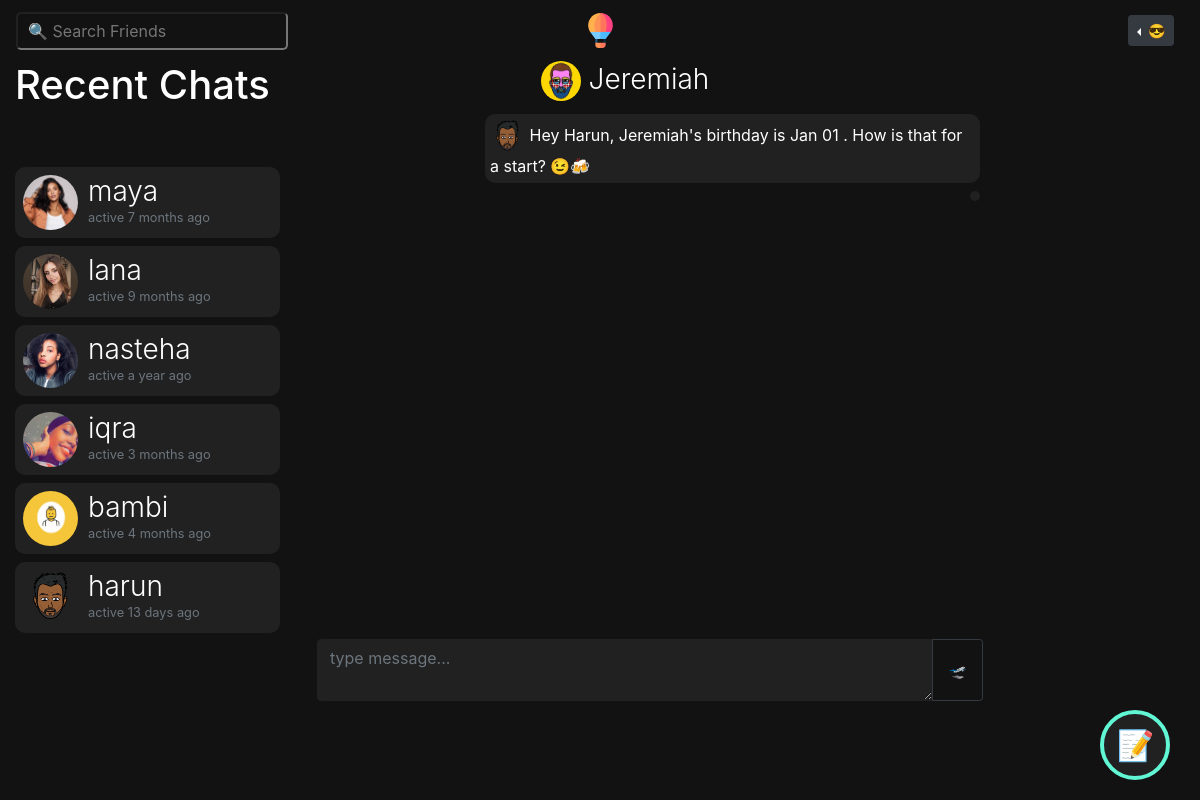
Before: /m/jeremiah (signed in) with the older database file.
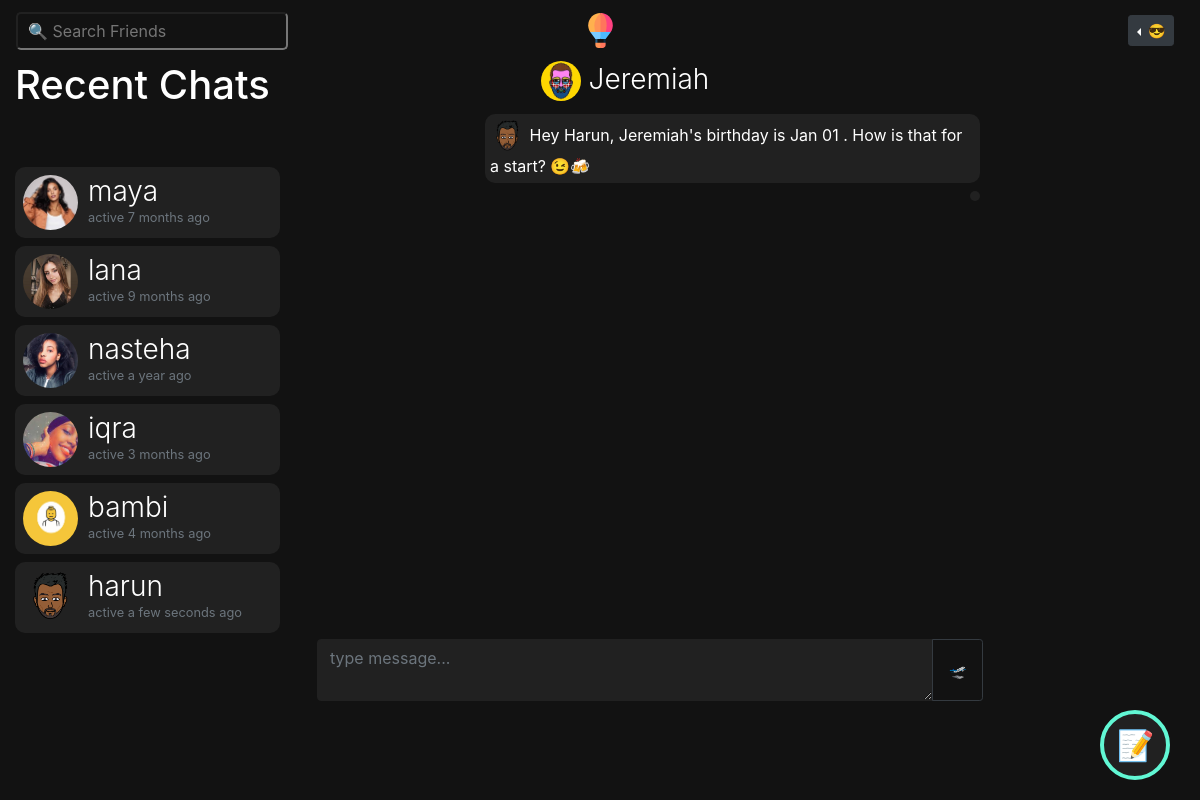
After: the same page with the newer database file.
### bambiv3/models.py (models this page shows, shortened)
class User(db.Model, UserMixin):
	id = db.Column(db.Integer, primary_key=True)
	username = db.Column(db.String(20), unique=True, nullable=False)
	email = db.Column(db.String(120), unique=True, nullable=False)
	image_file = db.Column(db.String(20), nullable=False, default='default.jpg')
	password = db.Column(db.String(60), nullable=False)
	last_seen = db.Column(db.DateTime, default=datetime.utcnow)
	date_joined = db.Column(db.DateTime, nullable=False, default=datetime.utcnow)
	department = db.Column(db.String(20), nullable=False)
	student_number = db.Column(db.Integer(), unique=True, nullable=False)
	age = db.Column(db.DateTime, nullable=False)
	gender = db.Column(db.String(20), nullable=False)
	country = db.Column(db.String(20), nullable=False)
	hobby = db.Column(db.String(20), nullable=False)
	bio = db.Column(db.String(120), nullable=True)
	private = db.Column(db.Boolean, default=False, nullable=False)
	single = db.Column(db.Boolean, default=False, nullable=False)
	snapchat = db.Column(db.String(20),default=False, nullable=False)
	instagram = db.Column(db.String(20),default=False, nullable=False)
	posts = db.relationship('Post', backref='author', lazy=True, cascade="all, delete-orphan")
	products = db.relationship('Product', backref='author', lazy=True, cascade="all, delete-orphan")
	comments = db.relationship("Comment", backref="author", lazy="dynamic", cascade="all, delete-orphan")
	followed = db.relationship(
		'User', secondary=followers,
		primaryjoin=(followers.c.follower_id == id),
		secondaryjoin=(followers.c.followed_id == id),
		backref=db.backref('followers', lazy='dynamic'), lazy='dynamic')
	messages_sent = db.relationship('Message',
									foreign_keys='Message.sender_id',
									backref='author', lazy='dynamic', cascade="all, delete-orphan")
	messages_received = db.relationship('Message',
										foreign_keys='Message.recipient_id',
										backref='recipient', lazy='dynamic', cascade="all, delete-orphan")
	last_message_read_time = db.Column(db.DateTime)
	def new_messages(self):
		last_read_time = self.last_message_read_time or datetime(1900, 1, 1)
		return Message.query.filter_by(recipient=self).filter(
			Message.timestamp > last_read_time).count()

### bambiv3/routes.py (the view)
@app.route('/m/<recipient>', methods=['GET', 'POST'])
@login_required
def message(recipient):
	current_user.last_message_read_time = datetime.utcnow()
	db.session.commit()
	recipient = recipient.lower()
	user = User.query.filter_by(username=recipient).first_or_404()
	current_user.last_message_read_time = datetime.utcnow()
	db.session.commit()
	form = MessageForm()
	if form.validate_on_submit():
		msg = m(author=current_user, recipient=user, body=form.message.data)
		db.session.add(msg)
		db.session.commit()
		flash('Your message has been sent.', 'info')
		return redirect(url_for('message', recipient=recipient))
	sent = current_user.messages_sent.filter_by(recipient_id=user.id)
	received = current_user.messages_received.filter_by(sender_id=user.id)
	messages = sent.union(received).order_by(m.timestamp.asc())
	messages_received = current_user.messages_received.order_by(m.timestamp.desc())
	messages_sent = current_user.messages_sent.order_by(m.timestamp.desc())
	recent_chats = list()
	for message in messages_received:
		recent_chats.append(message.author)
	for message in messages_sent:
		recent_chats.append(message.recipient)
	recent_chats = list(dict.fromkeys(recent_chats))
	return render_template('send_message.html', recipient=recipient, title="Chat with " + recipient.title() , user=user, form=form, messages=messages, recent_chats=recent_chats)

### bambiv3/forms.py
class MessageForm(FlaskForm):
    message = TextAreaField((''), validators=[DataRequired()]) #Length(min=0, max=140)
    submit = SubmitField('🛫')

### bambiv3/models.py (called while the page is built)
@login_manager.user_loader
def load_user(user_id):
	return User.query.get(int(user_id))

### bambiv3/routes.py (called while the page is built)
@app.before_request
def before_request():
	if current_user.is_authenticated:
		current_user.last_seen = datetime.utcnow()
		db.session.commit()

### bambiv3/templates/send_message.html (shortened to what the changed rows need)
{% extends "layout.html" %}
{% block content %}
<div class="container-fluid">
  <div class="row">
    <div class="col-lg-3 d-none d-lg-block position-fixed">
       <h1>
        Recent Chats
         {% set new_messages = current_user.new_messages() %}<span id="message_count" class="badge badge-warning"style="visibility: {% if new_messages %}visible{% else %}hidden {% endif %};">{{ new_messages }}</span></a>
      </h1>
      <div style="overflow:auto;height:500px;padding-right:5px;">
      {% for person in recent_chats %}
      <a href="{{ url_for('message',recipient=person.username) }}" style="text-decoration:none;">
      <header class="mb-2">
        <img src="{{ url_for('static', filename='profile_pics/' + person.image_file) }}" alt="default profile" class="profile-thumbnail">
        <div class="profile-name">
          <h3>{{person.username}}</h3>
          <small class="text-muted">active {{ moment(person.last_seen).fromNow() }}</small>
        </div>
      </header>
      </a>
      {% endfor %}
    </div>
</div>
    <div class="col-lg-7 offset-lg-3">
           <div class="msg-box" style="overflow-y:auto;padding:5px;">
      {% for message in messages %}
          <p class="mb-2"
          style="
          {% if message.author == current_user%}
            text-align:left;padding:5px;border-radius:10px;display:inline-block;float:right;clear:both;max-width:75%;background:#212121;
          {%else%}
            text-align:left;padding:5px;border-radius:10px;display:inline-block;max-width:75%;border:2px solid #212121;
          {% endif %}">
          {% if message.author != current_user %}
          <img src="{{ url_for('static', filename='profile_pics/' + message.author.image_file) }}" alt="profile pic" title="{{message.author.username.lower()}}" style="width:22px;height:22px;border-radius:50%">
          {% endif %}
          {{message.body | safe | urlize(40, target='_blank')}}
          <br>
          <small style="display:inline-block;float:right;">{{ moment(message.timestamp).fromNow() }}</small>
        </p>
        <br>
        {% else %}
            <p class="mb-2" style="text-align:left;padding:5px;border-radius:10px;display:inline-block;float:right;clear:both;max-width:75%;background:#212121;">
            <img src="{{ url_for('static', filename='profile_pics/' + current_user.image_file) }}" alt="profile pic"style="width:35px;height:35px;border-radius:50%">
            Hey {{current_user.username.title()}}, {{user.username.title()}}'s birthday is {{user.age.strftime(' %b %d ')}}. How is that for a start? 😉🍻
            </p>
            <p class="mb-2" style="text-align:left;padding:5px;border-radius:10px;display:inline-block;float:right;clear:both;max-width:75%;background:#212121;">
            </p>
        {% endfor %}
        </div>
</div>
{% endblock content %}

Changed rows visible on the page:
changed User "harun": last_seen "13 days ago" → "a few seconds ago"
